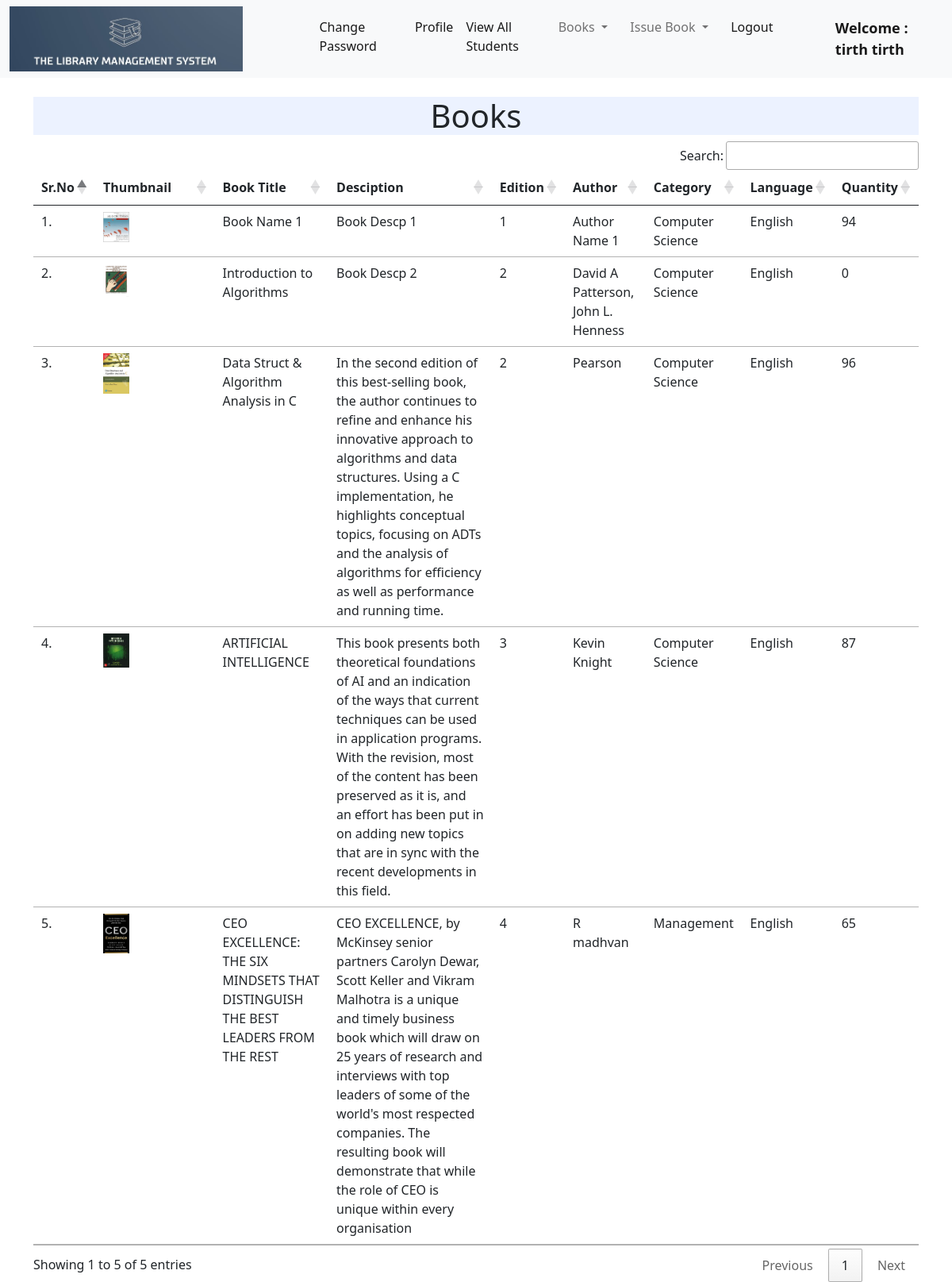
The page /librarian/viewBooks (signed in) on the database its author committed.
### main/models.py (models this page shows)
class Book(models.Model):
    bookName = models.CharField(max_length=100)
    bookAuthor = models.CharField(max_length=35)
    bookDiscp = models.TextField(max_length=350)
    bookEdition = models.IntegerField()
    bookLang = models.CharField(max_length=35)
    bookCategory = models.CharField(max_length=35)
    bookQuantity = models.IntegerField()
    bookImage = models.ImageField(upload_to="",blank=True)
    isActive = models.BooleanField(default=True)
    def __str__(self):
        return str(self.id)+ " ["+str(self.bookName)+']'+ " ["+str(self.bookAuthor)+']'+ " ["+str(self.bookDiscp)+']'+ " ["+str(self.bookEdition)+']'+ " ["+str(self.bookLang)+']'+ " ["+str(self.bookCategory)+']'+ " ["+str(self.bookQuantity)+']'+ " ["+str(self.bookImage)+']'

### librarian/views.py (the view)
# urls.py: path('viewBooks',views.viewBooks),
@login_required(login_url = '/librarian/')
def viewBooks(request):
    books = Book.objects.all()
    print(books)
    return render(request,"libViewBooks.html",{'books':books})

### templates/libViewBooks.html (shortened to what this page needs)
{% extends 'libNavBar.html' %}
{% load static %}
{% block body %}
<div class="container mt-4">
    <h1 class="text-center" style=" background-color : #ECF2FF">Books</h1>
    <table class="table table-hover" id="example">
        <thead>
            <tr>
                <th>Sr.No</th>
                <th>Thumbnail</th>
                <th>Book Title</th>
                <th>Desciption</th>
                <th>Edition</th>
                <th>Author</th>
                <th>Category</th>
                <th>Language</th>
                <th>Quantity</th>
            </tr>
        </thead>
        <tbody>
            {% for book in books %}
            <tr>
                <td >{{forloop.counter}}.</td>
                <td><img src="{{book.bookImage.url}}" alt="" width="25%" height="25%"></td>
                <td >{{book.bookName}}</td>
                <td >{{book.bookDiscp}}</td>
                <td >{{book.bookEdition}}</td>
                <td>{{book.bookAuthor}}</td>
                <td>{{book.bookCategory}}</td>
                <td>{{book.bookLang}}</td>
                <td>{{book.bookQuantity}}</td>
            </tr>
            {% endfor %}
        </tbody>
    </table>
    </div>
{% endblock %}

### templates/libNavBar.html (shortened to what this page needs)
<!doctype html>
<html lang="en">
  <head>
    <link href="https://cdn.jsdelivr.net/npm/bootstrap@5.1.0/dist/css/bootstrap.min.css" rel="stylesheet">
    <link rel="stylesheet" href="https://cdn.datatables.net/1.10.25/css/jquery.dataTables.min.css">
    <link rel="stylesheet" href="https://cdn.datatables.net/buttons/1.7.1/css/buttons.dataTables.min.css">
    {% load static%}
  </head>
  <body>
    <nav class="navbar navbar-expand-lg navbar-light bg-light">
        <div class="container-fluid">
         <img src="{% static 'Logo.jpg' %}" width="25%" height="25%" alt="Image Not Found">
         <div class="collapse navbar-collapse" id="navbarSupportedContent">
            <ul class="navbar-nav me-auto mb-2 mb-lg-0">
              <li class="nav-item">
                <a class="nav-link active" aria-current="page" href="changePass">Change Password</a>
              </li>
              <li class="nav-item">
                <a class="nav-link active" aria-current="page" href="home">Profile</a>
              </li>
              <li class="nav-item">
                <a class="nav-link active" aria-current="page" href="viewStudents">View All Students</a>
              </li>
              <li class="nav-item dropdown">
                <a class="nav-link dropdown-toggle" href="#" id="navbarDropdown" role="button" data-bs-toggle="dropdown" aria-expanded="false">
                  Books
                </a>
              </li>
              <li class="nav-item dropdown">
                <a class="nav-link dropdown-toggle" href="#" id="navbarDropdown" role="button" data-bs-toggle="dropdown" aria-expanded="false">
                  Issue Book
                </a>
              </li>
              <li class="nav-item">
                <a class="nav-link active" aria-current="page" href="logout"onclick="return confirm('Do you really want to logout?')">Logout</a>
              </li>
              <li class="nav-item">
                <a style="font-weight:600; font-family:'Segoe UI', Tahoma, Geneva, Verdana, sans-serif; font-size: large;" class="nav-link active" href="#">Welcome : {{request.user.get_full_name}}</a>
              </li>
            </ul>
          </div>
        </div>
      </nav>
      {% block body %}
      {% endblock %}
  </body>
</html>

### rows shown on the page
Book: bookImage (picture), bookName "Book Name 1", bookDiscp "Book Descp 1", bookEdition "1", bookAuthor "Author Name 1", bookCategory "Computer Science", bookLang "English", bookQuantity "94"
Book: bookImage (picture), bookName "Introduction to Algorithms", bookDiscp "Book Descp 2", bookEdition "2", bookAuthor "David A Patterson, John L. Henness", bookCategory "Computer Science", bookLang "English", bookQuantity "0"
Book: bookImage (picture), bookName "Data Struct & Algorithm Analysis in C", bookDiscp "In the second edition of this best-selling book, the author continues to refine and enhance his innovative approach to algorithms and data structures. Using a C implementation, he highlights conceptual topics, focusing on ADTs and the analysis of algorithms for efficiency as well as performance and running time.", bookEdition "2", bookAuthor "Pearson", bookCategory "Computer Science", bookLang "English", bookQuantity "96"
Book: bookImage (picture), bookName "ARTIFICIAL INTELLIGENCE", bookDiscp "This book presents both theoretical foundations of AI and an indication of the ways that current techniques can be used in application programs. With the revision, most of the content has been preserved as it is, and an effort has been put in on adding new topics that are in sync with the recent developments in this field.", bookEdition "3", bookAuthor "Kevin Knight", bookCategory "Computer Science", bookLang "English", bookQuantity "87"
Book: bookImage (picture), bookName "CEO EXCELLENCE: THE SIX MINDSETS THAT DISTINGUISH THE BEST LEADERS FROM THE REST", bookDiscp "CEO EXCELLENCE, by McKinsey senior partners Carolyn Dewar, Scott Keller and Vikram Malhotra is a unique and timely business book which will draw on 25 years of research and interviews with top leaders of some of the world's most respected companies. The resulting book will demonstrate that while the role of CEO is unique within every organisation", bookEdition "4", bookAuthor "R madhvan", bookCategory "Management", bookLang "English", bookQuantity "65"

### other values the page prints
{{ request.user.get_full_name }} "tirth tirth"
